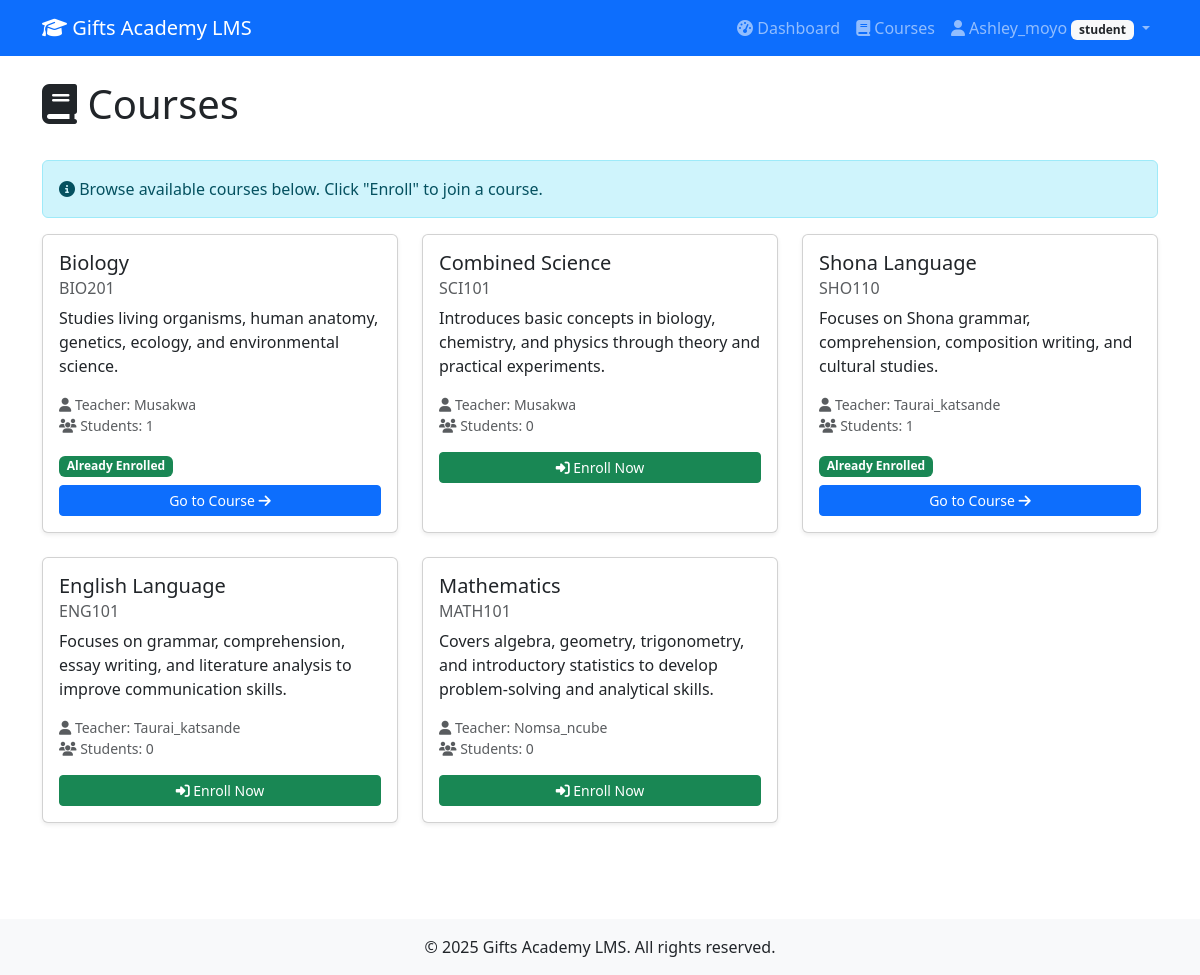
/courses/ (signed in), run on the app's committed database.
### accounts/models.py (models this page shows, shortened)
class Profile(models.Model):
    USER_TYPES = (
        ('admin', 'Admin'),
        ('teacher', 'Teacher'),
        ('student', 'Student'),
        ('parent', 'Parent'),
    )
    user = models.OneToOneField(User, on_delete=models.CASCADE)
    user_type = models.CharField(max_length=10, choices=USER_TYPES, default='student')
    phone = models.CharField(max_length=15, blank=True)
    address = models.TextField(blank=True)
    profile_pic = models.ImageField(upload_to='profiles/', blank=True, null=True)
    linked_student = models.ForeignKey('self', on_delete=models.SET_NULL, null=True, blank=True, related_name='parents')

### courses/models.py (models this page shows, shortened)
class Course(models.Model):
    title = models.CharField(max_length=200)
    code = models.CharField(max_length=20, unique=True)
    description = models.TextField()
    teacher = models.ForeignKey(User, on_delete=models.CASCADE, related_name='teaching_courses')
    students = models.ManyToManyField(User, through='Enrollment', related_name='enrolled_courses')
    created_at = models.DateTimeField(auto_now_add=True)
    updated_at = models.DateTimeField(auto_now=True)
    is_active = models.BooleanField(default=True)
    class Meta:
        ordering = ['-created_at']

### courses/views.py (the view)
# urls.py: path('', views.course_list, name='course_list'),
@login_required
def course_list(request):
    user_type = request.user.profile.user_type
    if user_type == 'teacher':
        courses = Course.objects.filter(teacher=request.user, is_active=True)
    elif user_type == 'student':
        courses = Course.objects.filter(is_active=True)
    elif user_type == 'parent':
        if request.user.profile.linked_student:
            student = request.user.profile.linked_student.user
            courses = student.enrolled_courses.filter(is_active=True)
        else:
            courses = Course.objects.none()
    else:  # admin
        courses = Course.objects.all()
    return render(request, 'courses/course_list.html', {'courses': courses})

### templates/courses/course_list.html (shortened to what this page needs)
{% extends 'base.html' %}
{% block content %}
<div class="container">
    <div class="d-flex justify-content-between align-items-center mb-4">
        <h1><i class="fas fa-book"></i> Courses</h1>
    </div>
    {% if user.profile.user_type == 'student' %}
        <div class="alert alert-info">
            <i class="fas fa-info-circle"></i>
            Browse available courses below. Click "Enroll" to join a course.
        </div>
    {% endif %}
    <div class="row">
        {% for course in courses %}
            <div class="col-md-4 mb-4">
                <div class="card h-100 shadow-sm">
                    <div class="card-body">
                        <h5 class="card-title">{{ course.title }}</h5>
                        <h6 class="card-subtitle mb-2 text-muted">{{ course.code }}</h6>
                        <p class="card-text">{{ course.description|truncatewords:20 }}</p>
                        <p class="text-muted small">
                            <i class="fas fa-user"></i> Teacher: {{ course.teacher.username }}<br>
                            <i class="fas fa-users"></i> Students: {{ course.students.count }}
                        </p>
                        {% if user.profile.user_type == 'student' %}
                            {% if user in course.students.all %}
                                <span class="badge bg-success mb-2">Already Enrolled</span>
                                <a href="{% url 'course_detail' course.id %}" class="btn btn-primary btn-sm w-100">
                                    Go to Course <i class="fas fa-arrow-right"></i>
                                </a>
                            {% else %}
                                <a href="{% url 'enroll_course' course.id %}" class="btn btn-success btn-sm w-100">
                                    <i class="fas fa-sign-in-alt"></i> Enroll Now
                                </a>
                            {% endif %}
                        {% else %}
                            <a href="{% url 'course_detail' course.id %}" class="btn btn-primary btn-sm w-100">
                                View Course <i class="fas fa-arrow-right"></i>
                            </a>
                        {% endif %}
                    </div>
                </div>
            </div>
        {% empty %}
            <div class="col-12">
                <div class="alert alert-info">
                    No courses available yet.
                </div>
            </div>
        {% endfor %}
    </div>
</div>
{% endblock %}

### templates/base.html (shortened to what this page needs)
<!DOCTYPE html>
<html lang="en">
<head>
    <link href="https://cdn.jsdelivr.net/npm/bootstrap@5.3.0/dist/css/bootstrap.min.css" rel="stylesheet">
    <link rel="stylesheet" href="https://cdnjs.cloudflare.com/ajax/libs/font-awesome/6.4.0/css/all.min.css">
</head>
<body>
    <nav class="navbar navbar-expand-lg navbar-dark bg-primary">
        <div class="container">
            <a class="navbar-brand" href="{% url 'dashboard' %}">
                <i class="fas fa-graduation-cap"></i> Gifts Academy LMS
            </a>
            <div class="collapse navbar-collapse" id="navbarNav">
                <ul class="navbar-nav ms-auto">
                    {% if user.is_authenticated %}
                        <li class="nav-item">
                            <a class="nav-link" href="{% url 'dashboard' %}">
                                <i class="fas fa-tachometer-alt"></i> Dashboard
                            </a>
                        </li>
                        <li class="nav-item">
                            <a class="nav-link" href="{% url 'course_list' %}">
                                <i class="fas fa-book"></i> Courses
                            </a>
                        </li>
                        <li class="nav-item dropdown">
    <a class="nav-link dropdown-toggle" href="#" id="userDropdown" role="button" data-bs-toggle="dropdown">
        <i class="fas fa-user"></i> {{ user.username }}
        <span class="badge bg-light text-dark">{{ user.profile.user_type }}</span>
    </a>
</li>
                    {% endif %}
                </ul>
            </div>
        </div>
    </nav>
    <main class="py-4">
        {% block content %}{% endblock %}
    </main>
    <footer class="bg-light text-center py-3 mt-5">
        <div class="container">
            <p class="mb-0">&copy; 2025 Gifts Academy LMS. All rights reserved.</p>
        </div>
    </footer>
</body>
</html>

### data on the page
Course: title "Biology", code "BIO201", description "Studies living organisms, human anatomy, genetics, ecology, and environmental science.", teacher.username "Musakwa", students.count "1", shows "Already Enrolled"
Course: title "Combined Science", code "SCI101", description "Introduces basic concepts in biology, chemistry, and physics through theory and practical experiments.", teacher.username "Musakwa", students.count "0", shows "Enroll Now"
Course: title "Shona Language", code "SHO110", description "Focuses on Shona grammar, comprehension, composition writing, and cultural studies.", teacher.username "Taurai_katsande", students.count "1", shows "Already Enrolled"
Course: title "English Language", code "ENG101", description "Focuses on grammar, comprehension, essay writing, and literature analysis to improve communication skills.", teacher.username "Taurai_katsande", students.count "0", shows "Enroll Now"
Course: title "Mathematics", code "MATH101", description "Covers algebra, geometry, trigonometry, and introductory statistics to develop problem-solving and analytical skills.", teacher.username "Nomsa_ncube", students.count "0", shows "Enroll Now"

### other printed values
{{ user.username }} "Ashley_moyo"
{{ user.profile.user_type }} "student"
